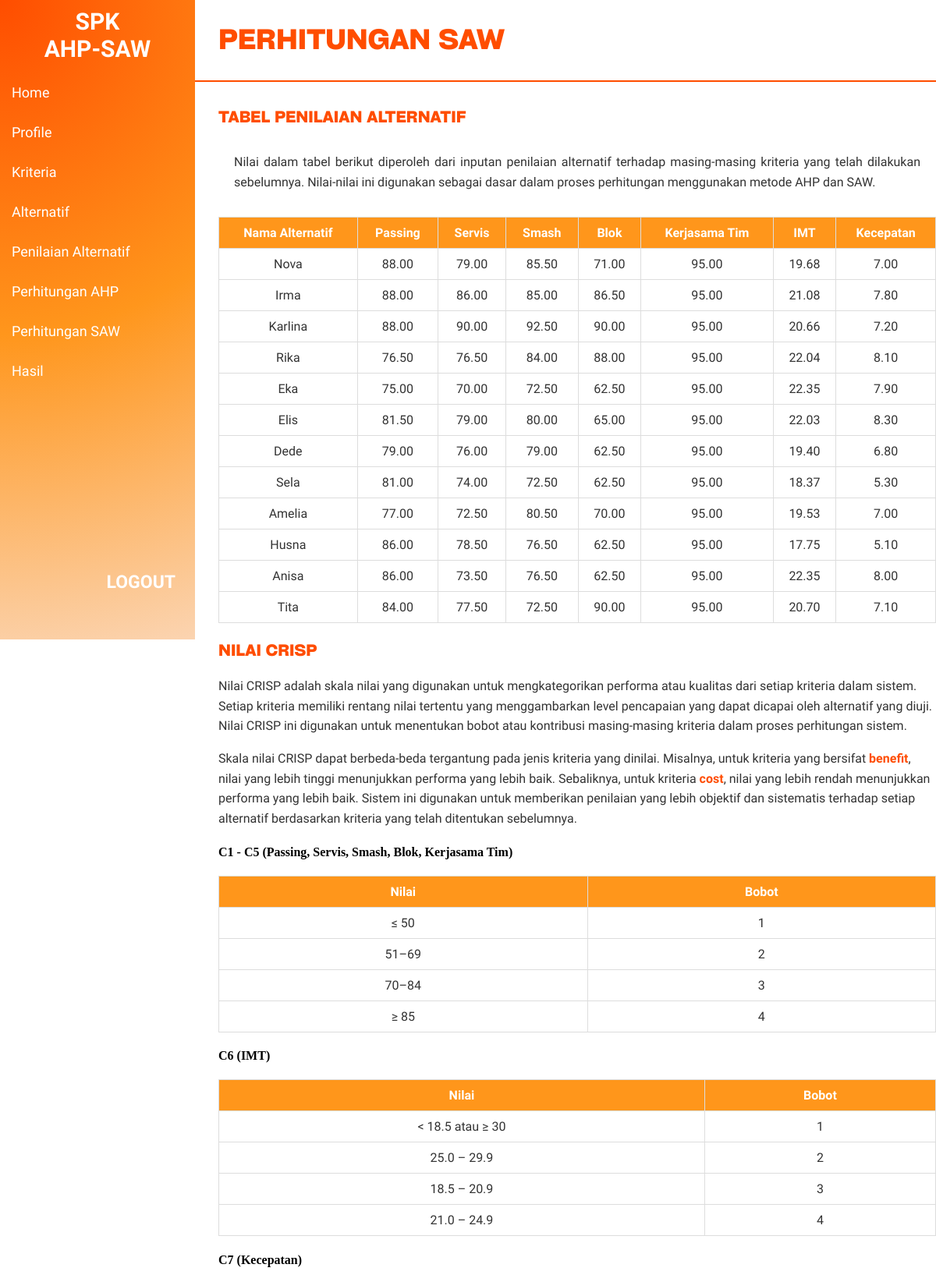
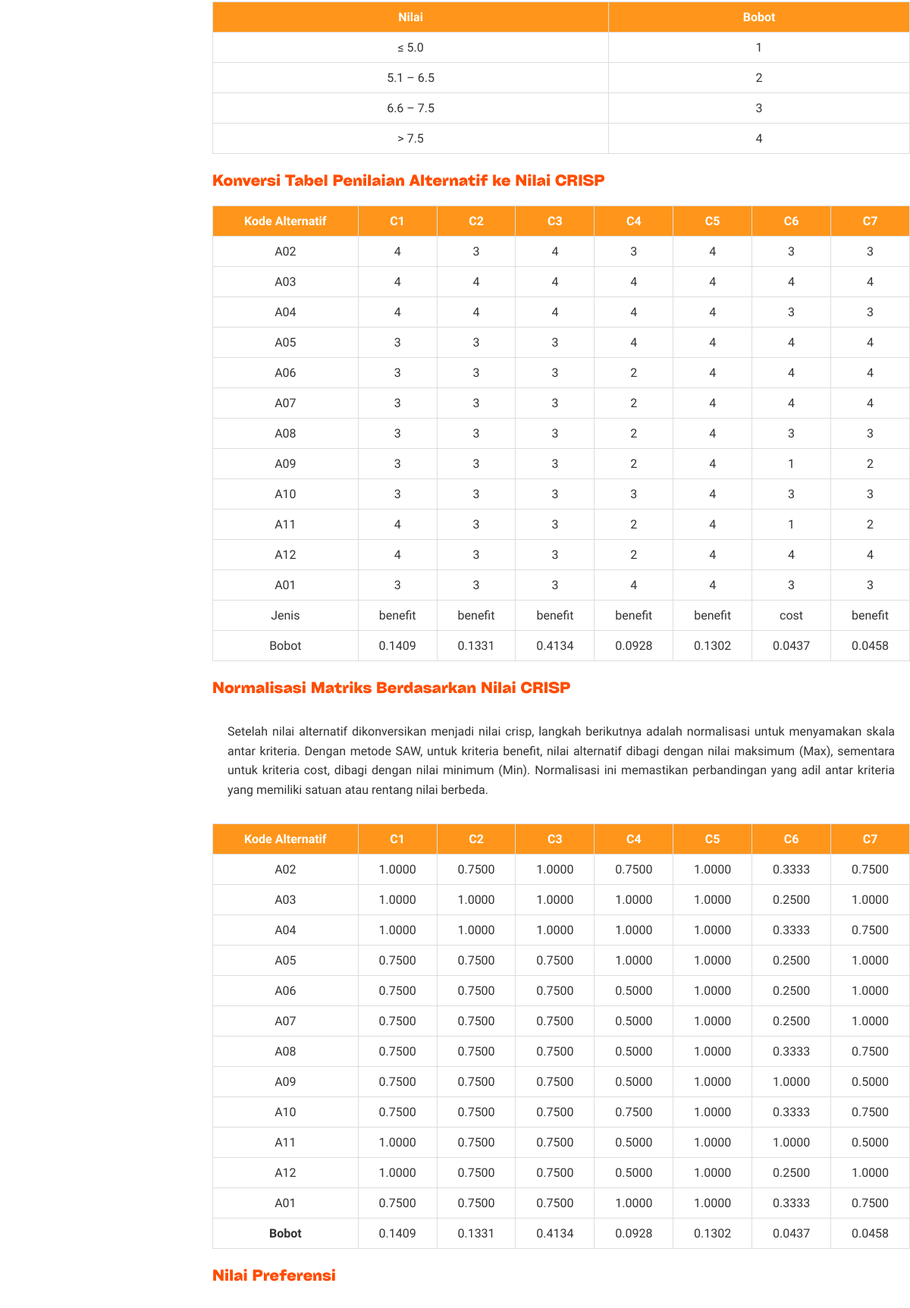
Page /pages/saw.php (signed in, upper part) on the committed database (2 pictures, top to bottom).
### tables this page shows
CREATE TABLE `kriteria` (
  `id` int(11) NOT NULL,
  `kode` varchar(50) NOT NULL,
  `kriteria` varchar(255) NOT NULL,
  `jenis` enum('benefit','cost') NOT NULL
);

CREATE TABLE `alternatif` (
  `id` int(11) NOT NULL,
  `kode` varchar(10) NOT NULL,
  `alternatif` varchar(100) NOT NULL,
  `posisi` varchar(100) NOT NULL
);

### pages/saw.php (the view, shortened to what this page needs)
<?php
include('../config/config.php');
$queryAlternatif = "SELECT * FROM alternatif ORDER BY id";
$resultAlternatif = mysqli_query($conn, $queryAlternatif);
$alternatif = [];
while ($row = mysqli_fetch_assoc($resultAlternatif)) {
    $alternatif[$row['id']] = $row;
}
$queryKriteria = "SELECT * FROM kriteria ORDER BY id";
$resultKriteria = mysqli_query($conn, $queryKriteria);
$kriteria = [];
while ($row = mysqli_fetch_assoc($resultKriteria)) {
    $kriteria[$row['id']] = $row;
}
$queryBobot = "SELECT * FROM bobot_kriteria";
$resultBobot = mysqli_query($conn, $queryBobot);
$bobotKriteria = [];
while ($row = mysqli_fetch_assoc($resultBobot)) {
    $bobotKriteria[$row['kriteria_id']] = $row['bobot'];
}
$queryPenilaian = "SELECT * FROM penilaian";
$resultPenilaian = mysqli_query($conn, $queryPenilaian);
$penilaian = [];
foreach ($alternatif as $altId => $alt) {
    foreach ($kriteria as $kritId => $krit) {
        $penilaian[$altId][$kritId] = 0;
    }
}
while ($row = mysqli_fetch_assoc($resultPenilaian)) {
    $penilaian[$row['alternatif_id']][$row['kriteria_id']] = $row['nilai'];
}
function konversiNilaiCrisp($nilai, $kriteria)
{
    $crisp = 0;
    switch ($kriteria) {
        case 'C1':
        case 'C2':
        case 'C3':
        case 'C4':
        case 'C5':
            if ($nilai <= 50) {
                $crisp = 1;
            } elseif ($nilai >= 51 && $nilai <= 69) {
                $crisp = 2;
            } elseif ($nilai >= 70 && $nilai <= 84) {
                $crisp = 3;
            } else {
                $crisp = 4;
            }
            break;
        case 'C6':
            if ($nilai < 18.5 || $nilai >= 30) {
                $crisp = 1;
            } elseif ($nilai >= 25.0 && $nilai <= 29.9) {
                $crisp = 2;
            } elseif ($nilai >= 18.5 && $nilai <= 20.9) {
                $crisp = 3;
            } else {
                $crisp = 4;
            }
            break;
        case 'C7':
            if ($nilai <= 5.0) {
                $crisp = 1;
            } elseif ($nilai >= 5.1 && $nilai <= 6.5) {
                $crisp = 2;
            } elseif ($nilai >= 6.6 && $nilai <= 7.5) {
                $crisp = 3;
            } else {
                $crisp = 4;
            }
            break;
    }
    return $crisp;
}
$penilaianCrisp = [];
foreach ($alternatif as $altId => $alt) {
    foreach ($kriteria as $kritId => $krit) {
        $nilai = $penilaian[$altId][$kritId];
        $penilaianCrisp[$altId][$kritId] = konversiNilaiCrisp($nilai, $krit['kode']);
    }
}
?>
<!DOCTYPE html>
<html lang="id">
<head>
    <link rel="stylesheet" href="../assets/css/style.css">
</head>
<body>
    <?php include('../includes/navbar.php'); ?>
    <div class="perhitungan-saw">
        <h2>PERHITUNGAN SAW</h2>
        <hr>
        <h3>TABEL PENILAIAN ALTERNATIF</h3>
        <p class="p-ahp">
            Nilai dalam tabel berikut diperoleh dari inputan penilaian alternatif terhadap masing-masing kriteria yang
            telah dilakukan sebelumnya. Nilai-nilai ini digunakan sebagai dasar dalam proses perhitungan menggunakan
            metode AHP dan SAW.
        </p>
        <table class="tabel-saw" border="1">
            <thead>
                <tr>
                    <th>Nama Alternatif</th>
                    <?php foreach ($kriteria as $krit) : ?>
                    <th><?php echo htmlspecialchars($krit['kriteria']); ?></th>
                    <?php endforeach; ?>
                </tr>
            </thead>
            <tbody>
                <?php foreach ($alternatif as $altId => $alt) : ?>
                <tr>
                    <td><?php echo htmlspecialchars($alt['alternatif']); ?></td>
                    <?php foreach ($kriteria as $kritId => $krit) : ?>
                    <td><?php echo $penilaian[$altId][$kritId]; ?></td>
                    <?php endforeach; ?>
                </tr>
                <?php endforeach; ?>
            </tbody>
        </table>
        <h3>NILAI CRISP</h3>
        <p class="crips">
            Nilai CRISP adalah skala nilai yang digunakan untuk mengkategorikan performa atau kualitas dari setiap
            kriteria dalam sistem. Setiap kriteria memiliki rentang nilai tertentu yang menggambarkan level pencapaian
            yang dapat dicapai oleh alternatif yang diuji. Nilai CRISP ini digunakan untuk menentukan bobot atau
            kontribusi masing-masing kriteria dalam proses perhitungan sistem.
        </p>
        <p class="crips">
            Skala nilai CRISP dapat berbeda-beda tergantung pada jenis kriteria yang dinilai. Misalnya, untuk kriteria
            yang bersifat <strong>benefit</strong>, nilai yang lebih tinggi menunjukkan performa yang lebih baik.
            Sebaliknya, untuk
            kriteria <strong>cost</strong>, nilai yang lebih rendah menunjukkan performa yang lebih baik. Sistem ini
            digunakan untuk
            memberikan penilaian yang lebih objektif dan sistematis terhadap setiap alternatif berdasarkan kriteria yang
            telah ditentukan sebelumnya.
        </p>
        <h4>C1 - C5 (Passing, Servis, Smash, Blok, Kerjasama Tim)</h4>
        <table class="tabel-saw" border="1">
            <thead>
                <tr>
                    <th>Nilai</th>
                    <th>Bobot</th>
                </tr>
            </thead>
            <tbody>
                <tr>
                    <td>≤ 50</td>
                    <td>1</td>
                </tr>
                <tr>
                    <td>51–69</td>
                    <td>2</td>
                </tr>
                <tr>
                    <td>70–84</td>
                    <td>3</td>
                </tr>
                <tr>
                    <td>≥ 85</td>
                    <td>4</td>
                </tr>
            </tbody>
        </table>
        <h4>C6 (IMT)</h4>
        <table class="tabel-saw" border="1">
            <thead>
                <tr>
                    <th>Nilai</th>
                    <th>Bobot</th>
                </tr>
            </thead>
            <tbody>
                <tr>
                    <td>
                        < 18.5 atau ≥ 30</td>
                    <td>1</td>
                </tr>
                <tr>
                    <td>25.0 – 29.9</td>
                    <td>2</td>
                </tr>
                <tr>
                    <td>18.5 – 20.9</td>
                    <td>3</td>
                </tr>
                <tr>
                    <td>21.0 – 24.9</td>
                    <td>4</td>
                </tr>
            </tbody>
        </table>
        <h4>C7 (Kecepatan)</h4>
        <table class="tabel-saw" border="1">
            <thead>
                <tr>
                    <th>Nilai</th>
                    <th>Bobot</th>
                </tr>
            </thead>
            <tbody>
                <tr>
                    <td>≤ 5.0</td>
                    <td>1</td>
                </tr>
                <tr>
                    <td>5.1 – 6.5</td>
                    <td>2</td>
                </tr>
                <tr>
                    <td>6.6 – 7.5</td>
                    <td>3</td>
                </tr>
                <tr>
                    <td>> 7.5</td>
                    <td>4</td>
                </tr>
            </tbody>
        </table>
        <h3>Konversi Tabel Penilaian Alternatif ke Nilai CRISP</h3>
        <table class="tabel-saw" border="1">
            <thead>
                <tr>
                    <th>Kode Alternatif</th>
                    <?php foreach ($kriteria as $krit) : ?>
                    <th><?php echo htmlspecialchars($krit['kode']); ?></th>
                    <?php endforeach; ?>
                </tr>
            </thead>
            <tbody>
                <?php foreach ($alternatif as $altId => $alt) : ?>
                <tr>
                    <td><?php echo htmlspecialchars($alt['kode']); ?></td>
                    <?php foreach ($kriteria as $kritId => $krit) : ?>
                    <td><?php echo $penilaianCrisp[$altId][$kritId]; ?></td>
                    <?php endforeach; ?>
                </tr>
                <?php endforeach; ?>
                <tr>
                    <td>Jenis</td>
                    <?php foreach ($kriteria as $krit) : ?>
                    <td><?php echo $krit['jenis']; ?></td>
                    <?php endforeach; ?>
                </tr>
                <tr>
                    <td>Bobot</td>
                    <?php foreach ($kriteria as $kritId => $krit) : ?>
                    <td><?php echo number_format($bobotKriteria[$kritId], 4); ?></td>
                    <?php endforeach; ?>
                </tr>
            </tbody>
        </table>
        <h3>Normalisasi Matriks Berdasarkan Nilai CRISP</h3>
        <p class="p-ahp">
            Setelah nilai alternatif dikonversikan menjadi nilai crisp, langkah berikutnya adalah normalisasi untuk
            menyamakan skala antar kriteria. Dengan metode SAW, untuk kriteria benefit, nilai alternatif dibagi dengan
            nilai maksimum (Max), sementara untuk kriteria cost, dibagi dengan nilai minimum (Min). Normalisasi ini
            memastikan perbandingan yang adil antar kriteria yang memiliki satuan atau rentang nilai berbeda.
        </p>
        <table class="tabel-saw" border="1">
            <thead>
                <tr>
                    <th>Kode Alternatif</th>
                    <?php foreach ($kriteria as $krit) : ?>
                    <th><?php echo htmlspecialchars($krit['kode']); ?></th>
                    <?php endforeach; ?>
                </tr>
            </thead>
            <tbody>
                <?php
                $normalisasiCrisp = [];
                foreach ($kriteria as $kritId => $krit) {
                    $jenis = $krit['jenis'];
                    $valuesCrisp = array_column($penilaianCrisp, $kritId);
                    if ($jenis == 'benefit') {
                        $maxCrisp = max($valuesCrisp);
                        foreach ($alternatif as $altId => $alt) {
                            $normalisasiCrisp[$altId][$kritId] = $maxCrisp != 0 ? $penilaianCrisp[$altId][$kritId] / $maxCrisp : 0;
                        }
                    } else {
                        $minCrisp = min($valuesCrisp);
                        foreach ($alternatif as $altId => $alt) {
                            $normalisasiCrisp[$altId][$kritId] = $minCrisp != 0 ? $minCrisp / $penilaianCrisp[$altId][$kritId] : 0;
                        }
                    }
                }
                ?>
                <?php foreach ($alternatif as $altId => $alt) : ?>
                <tr>
                    <td><?php echo htmlspecialchars($alt['kode']); ?></td>
                    <?php foreach ($kriteria as $kritId => $krit) : ?>
                    <td><?php echo number_format($normalisasiCrisp[$altId][$kritId], 4); ?></td>
                    <?php endforeach; ?>
                </tr>
                <?php endforeach; ?>
                <tr>
                    <td><strong>Bobot</strong></td>
                    <?php foreach ($kriteria as $kritId => $krit) : ?>
                    <td><?php echo number_format($bobotKriteria[$kritId], 4); ?></td>
                    <?php endforeach; ?>
                </tr>
            </tbody>
        </table>
        <h3>Nilai Preferensi</h3>
        <p class="p-ahp">
        </p>
    </div>
</body>
</html>

### assets/css/style.css (style rules this page uses)
body { margin: 0; padding: 0; display: block; }
.perhitungan-saw { margin-top: -20px; margin-left: 280px; max-width: 77%; }
.perhitungan-saw h2 { padding-top: 25px; font-family: 'CyGroteskKey', sans-serif; color: #ff4d00; font-size: 35px; font-weight: bold; margin-top: 20px; }
.perhitungan-saw h3 { font-family: 'CyGroteskKey', sans-serif; color: #ff4d00; font-size: 20px; font-weight: bold; margin-top: 20px; }
.perhitungan-saw hr { border: 0; border-top: 2px solid #ff4d00; margin: 30px 0; margin-left: -35px; margin-right: -30px; }
.tabel-saw { width: 100%; margin-top: 20px; border-collapse: collapse; text-align: center; font-family: "Hanken Grotesk", serif; margin-bottom: 20px; }
.tabel-saw th, .tabel-saw td { padding: 10px; border: 1px solid #ddd; color: #333; }
.tabel-saw th { background-color: #ff961b; color: white; }
.crips { font-family: "Hanken Grotesk", serif; font-size: 16px; color: #333; line-height: 1.6; border-radius: 8px; }
.crips strong { font-weight: bold; color: #ff4d00; }
.p-ahp { font-size: 16px; font-family: "Hanken Grotesk", serif; line-height: 1.6; text-align: justify; color: #333; margin: 16px 0; padding: 12px 20px; border-radius: 8px; }

### rows in the picture
kriteria: kriteria "Passing", kritId "88.00", kritId "76.50", kritId "75.00", kritId "81.50", kritId "79.00", kritId "81.00", kritId "77.00", kritId "86.00", kritId "84.00", kode "C1", kritId "4", kritId "3", jenis "benefit", kritId "0.1409", kritId "1.0000", kritId "0.7500"
kriteria: kriteria "Servis", kritId "79.00", kritId "86.00", kritId "90.00", kritId "76.50", kritId "70.00", kritId "76.00", kritId "74.00", kritId "72.50", kritId "78.50", kritId "73.50", kritId "77.50", kode "C2", kritId "3", kritId "4", jenis "benefit", kritId "0.1331", kritId "0.7500", kritId "1.0000"
kriteria: kriteria "Smash", kritId "85.50", kritId "85.00", kritId "92.50", kritId "84.00", kritId "72.50", kritId "80.00", kritId "79.00", kritId "80.50", kritId "76.50", kode "C3", kritId "4", kritId "3", jenis "benefit", kritId "0.4134", kritId "1.0000", kritId "0.7500"
kriteria: kriteria "Blok", kritId "71.00", kritId "86.50", kritId "90.00", kritId "88.00", kritId "62.50", kritId "65.00", kritId "70.00", kode "C4", kritId "3", kritId "4", kritId "2", jenis "benefit", kritId "0.0928", kritId "0.7500", kritId "1.0000", kritId "0.5000"
kriteria: kriteria "Kerjasama Tim", kritId "95.00", kode "C5", kritId "4", jenis "benefit", kritId "0.1302", kritId "1.0000"
kriteria: kriteria "IMT", kritId "19.68", kritId "21.08", kritId "20.66", kritId "22.04", kritId "22.35", kritId "22.03", kritId "19.40", kritId "18.37", kritId "19.53", kritId "17.75", kritId "20.70", kode "C6", kritId "3", kritId "4", kritId "1", jenis "cost", kritId "0.0437", kritId "0.3333", kritId "0.2500", kritId "1.0000"
kriteria: kriteria "Kecepatan", kritId "7.00", kritId "7.80", kritId "7.20", kritId "8.10", kritId "7.90", kritId "8.30", kritId "6.80", kritId "5.30", kritId "5.10", kritId "8.00", kritId "7.10", kode "C7", kritId "3", kritId "4", kritId "2", jenis "benefit", kritId "0.0458", kritId "0.7500", kritId "1.0000", kritId "0.5000"
alternatif: alternatif "Nova", kode "A02"
alternatif: alternatif "Irma", kode "A03"
alternatif: alternatif "Karlina", kode "A04"
alternatif: alternatif "Rika", kode "A05"
alternatif: alternatif "Eka", kode "A06"
alternatif: alternatif "Elis", kode "A07"
alternatif: alternatif "Dede", kode "A08"
alternatif: alternatif "Sela", kode "A09"
alternatif: alternatif "Amelia", kode "A10"
alternatif: alternatif "Husna", kode "A11"
alternatif: alternatif "Anisa", kode "A12"
alternatif: alternatif "Tita", kode "A01"
